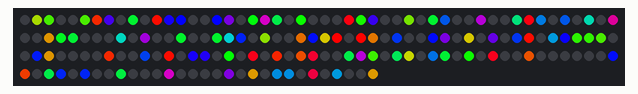
Recording of a sketch running on a simulated Arduino Uno, built with avr-gcc and run on an emulated ATmega328P. Parts: 180 RGB LEDs in strip order, left to right, continuing on the next row. Random numbers use the default seed unless the sketch sets one.

Above: at 0.09 s.
At 5.07 s:
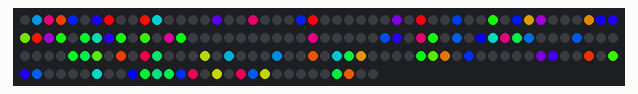
At 9.84 s:
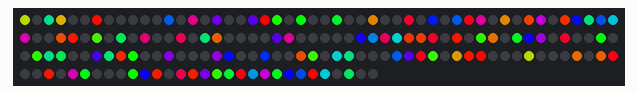
At 19.7 s:
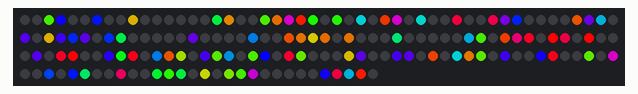
At 28.68 s:
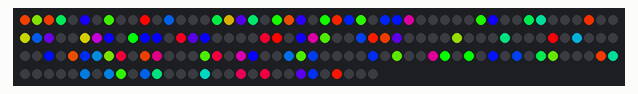
At 39.74 s:
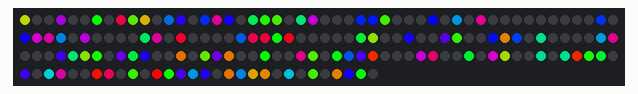

The sketch:

flicker.ino
```cpp
#include <Adafruit_NeoPixel.h>
#ifdef __AVR__
  #include <avr/power.h>
#endif

#define PIN 6

// Parameter 1 = number of pixels in strip
// Parameter 2 = Arduino pin number (most are valid)
// Parameter 3 = pixel type flags, add together as needed:
//   NEO_KHZ800  800 KHz bitstream (most NeoPixel products w/WS2812 LEDs)
//   NEO_KHZ400  400 KHz (classic 'v1' (not v2) FLORA pixels, WS2811 drivers)
//   NEO_GRB     Pixels are wired for GRB bitstream (most NeoPixel products)
//   NEO_RGB     Pixels are wired for RGB bitstream (v1 FLORA pixels, not v2)
Adafruit_NeoPixel strip = Adafruit_NeoPixel(180, PIN, NEO_GRB + NEO_KHZ800);

// IMPORTANT: To reduce NeoPixel burnout risk, add 1000 uF capacitor across
// pixel power leads, add 300 - 500 Ohm resistor on first pixel's data input
// and minimize distance between Arduino and first pixel.  Avoid connecting
// on a live circuit...if you must, connect GND first.

void setup() {
  // This is for Trinket 5V 16MHz, you can remove these three lines if you are not using a Trinket
  #if defined (__AVR_ATtiny85__)
    if (F_CPU == 16000000) clock_prescale_set(clock_div_1);
  #endif
  // End of trinket special code

  randomSeed(analogRead(0));

  strip.begin();
  strip.show(); // Initialize all pixels to 'off'
}

void loop() {
  // Some example procedures showing how to display to the pixels:
  flicker(70);
}

// Fill the dots one after the other with a color
void flicker(uint8_t wait) {
  bool pixel_state[strip.numPixels()];
  uint8_t time_on[strip.numPixels()];
  uint16_t i;
  uint32_t colour;

  for(i=0; i<strip.numPixels(); i++) {
    if (random(100)<50) {
      pixel_state[i] = true;
    } else {
      pixel_state[i] = false;
    }
  }

  for(i=0; i<strip.numPixels(); i++) {
    if (pixel_state[i]) {
      colour = Wheel((random(180) * 256 / strip.numPixels()) & 255);
    } else {
      colour = strip.Color(0, 0, 0);
    }
    strip.setPixelColor(i, colour);
  }
  strip.show();
  delay(wait);

//  while(true){
//    for(i=0; i<strip.numPixels(); i++) {
//      if(i==pos) {
//        colour = Wheel((i * 256 / strip.numPixels()) & 255);
//      } else {
//        colour = strip.Color(0, 0, 0);
//      }
//      strip.setPixelColor(i, colour);
//    }
//    strip.show();
//    delay(wait);
//  }
}


// Input a value 0 to 255 to get a color value.
// The colours are a transition r - g - b - back to r.
uint32_t Wheel(byte WheelPos) {
  WheelPos = 255 - WheelPos;
  if(WheelPos < 85) {
    return strip.Color(255 - WheelPos * 3, 0, WheelPos * 3);
  }
  if(WheelPos < 170) {
    WheelPos -= 85;
    return strip.Color(0, WheelPos * 3, 255 - WheelPos * 3);
  }
  WheelPos -= 170;
  return strip.Color(WheelPos * 3, 255 - WheelPos * 3, 0);
}
```
